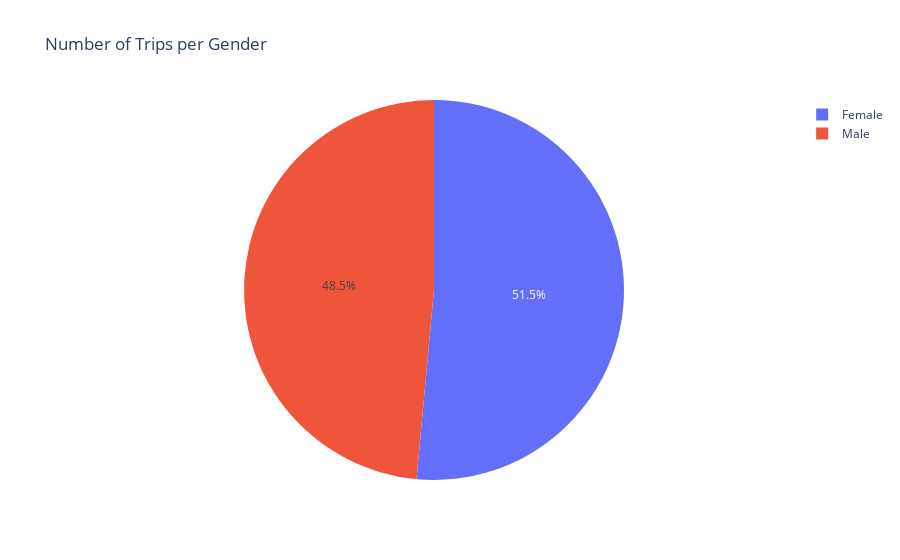

Notebook cell for this chart:
### Code cell
gender_counts = df['Traveler gender'].value_counts()

fig = go.Figure(data=[go.Pie(labels=gender_counts.index, values=gender_counts.values)])

fig.update_layout(title='Number of Trips per Gender')

fig.show()

### Figure 1 — Plotly figure (JSON) as saved in the notebook; plotly's stock layout.template omitted (floating-point values rounded to 4 significant figures)
{"data": [{"labels": ["Female", "Male"], "type": "pie", "values": [70, 66]}], "layout": {"title": {"text": "Number of Trips per Gender"}}}
